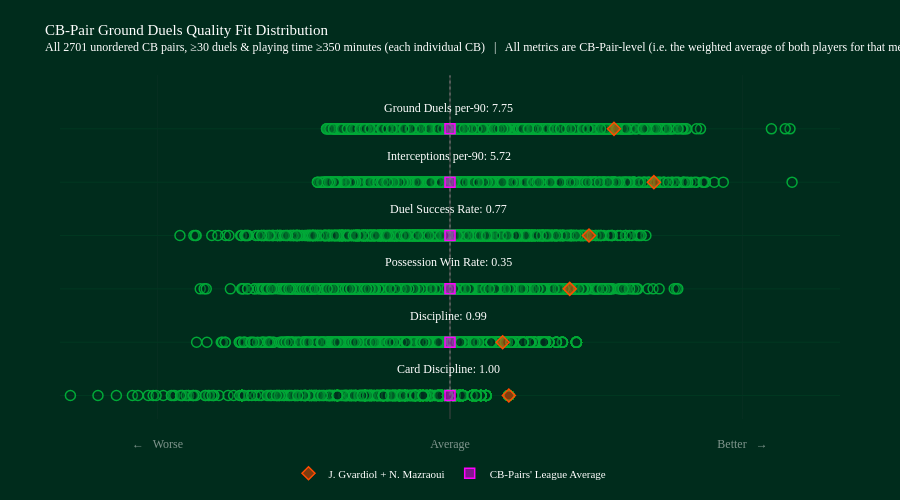

Here is the notebook cell this chart was saved with:
### Markdown cell above
### Visual Compatibility Check (`DistributionPlot` from `visual_Sandbox.py`)

This cell uses pair z-metrics and maps annotation labels to pair raw values to confirm compatibility with the `DistributionPlot` interface.

### Code cell
import sys
sys.path.append(str(pathlib.Path().resolve().parents[0]))
from classes.visual_Sandbox import DistributionPlot

pair_metric_labels = {
    "z_card_discipline": "Card Discipline",
    "z_discipline": "Discipline",
    "z_possession_win_rate": "Possession Win Rate",
    "z_duel_success_rate": "Duel Success Rate",
    "z_interceptions_per90": "Interceptions per-90",
    "z_duels_per90": "Ground Duels per-90",
}

pair_metric_value_columns = {
    "z_card_discipline": "card_discipline",
    "z_discipline": "discipline",
    "z_possession_win_rate": "possession_win_rate",
    "z_duel_success_rate": "duel_success_rate",
    "z_interceptions_per90": "interceptions_per90",
    "z_duels_per90": "duels_per90",
}

plot_metric_cols = [
    "z_card_discipline",
    "z_discipline",
    "z_possession_win_rate",
    "z_duel_success_rate",
    "z_interceptions_per90",
    "z_duels_per90",
]



plot_df_pairs = df_ground_duel_pairs.copy()

dist_plot_pairs = DistributionPlot(
    columns=plot_metric_cols,
    labels=["←   Worse", "Average", "Better   →"],
    quality_metric_labels=pair_metric_labels,
    quality_metric_value_columns=pair_metric_value_columns,
)

dist_plot_pairs.add_title(
    title="CB-Pair Ground Duels Quality Fit Distribution",
    subtitle=f"All {len(plot_df_pairs)} unordered CB pairs, ≥{min_num_duels_involved_in_threshold} duels & playing time ≥{min_minutes_played_threshold} minutes (each individual CB)   |   All metrics are CB-Pair-level (i.e. the weighted average of both players for that metric)"
)


# Create hover payload by z-scored metric, containing the raw metric value and the z-score for that metric, to be used in the distribution plot hover annotations/tooltips
# this allows us to show both the z-score and the actual metric value in the hover tooltip for each CB-Pair, providing more context and interpretability to the distribution plot.

hover_payload_suffix = "_hover_payload"
hover_string = "%{customdata[0]} = %{customdata[1]:.2f}<br>Respective Z-score = %{customdata[2]:.2f}"

for metric in plot_metric_cols:
    raw_pair_level_metric = pair_metric_value_columns.get(
        metric,
        Quality_Metric_label_Value_displayed.get(metric, metric.replace("z_", "", 1)),
    )
    pair_level_metric_label = pair_metric_labels.get(
        metric,
        Quality_Metric_labels.get(metric, metric),
    )

    raw_values = pd.to_numeric(
        plot_df_pairs.get(
            raw_pair_level_metric,
            pd.Series(float("nan"), index=plot_df_pairs.index),
        ),
        errors="coerce",
    )
    z_values = pd.to_numeric(plot_df_pairs[metric], errors="coerce")

    plot_df_pairs[f"{metric}{hover_payload_suffix}"] = list(
        zip(
            [pair_level_metric_label] * len(plot_df_pairs),
            raw_values,
            z_values,
        )
    )



# Add all CB-Pairs as group data (background distribution)
dist_plot_pairs.add_group_data(
    df_plot=plot_df_pairs,
    plots="",  # No suffix needed since columns are already z-scores
    names=plot_df_pairs["pair_name"],
    legend="All pairs",
    hover=hover_payload_suffix,
    hover_string=hover_string
)

# Highlight the top-ranked CB-Pair
best_pair = plot_df_pairs.sort_values("CB_pair_fit_z_score", ascending=False).iloc[0]
dist_plot_pairs.add_data_point(
    ser_plot=best_pair,
    plots="",
    name=best_pair["pair_name"],
    hover=hover_payload_suffix,
    hover_string=hover_string,
    add_annotations=True
)



# Calculate CB-Pairs' cohort averages (raw metric values & z-scores)
cb_pairs_avg_raw_metrics = pd.Series(
    {
        raw_col: pd.to_numeric(plot_df_pairs[raw_col], errors="coerce").mean()
        for raw_col in pair_metric_value_columns.values()
        if raw_col in plot_df_pairs.columns
    }
)
cb_pairs_avg_z_scores = pd.Series(
    {
        z_col: pd.to_numeric(plot_df_pairs[z_col], errors="coerce").mean()
        for z_col in plot_metric_cols
    }
)

CB_pairs_averages_summary = pd.DataFrame(
    {
        "metric": plot_metric_cols,
        "avg_metric_value": [
            cb_pairs_avg_raw_metrics.get(pair_metric_value_columns.get(m, m.replace("z_", "", 1)), float("nan"))
            for m in plot_metric_cols
        ],
        "avg_z_score": [cb_pairs_avg_z_scores.get(m, float("nan")) for m in plot_metric_cols],
    }
)


# Add CB-Pairs' cohort average as a distinct data point (using averaged z-scores for x-axis position, and raw metric values for hover annotation)
CB_pairs_average_point = cb_pairs_avg_z_scores.copy()
for metric in plot_metric_cols:
    raw_pair_level_metric = pair_metric_value_columns.get(metric, metric.replace("z_", "", 1))
    pair_level_metric_label = pair_metric_labels.get(metric, metric)

    CB_pairs_average_point[raw_pair_level_metric] = cb_pairs_avg_raw_metrics.get(raw_pair_level_metric, float("nan"))
    CB_pairs_average_point[f"{metric}{hover_payload_suffix}"] = [
        pair_level_metric_label,
        CB_pairs_average_point.get(raw_pair_level_metric, float("nan")),
        CB_pairs_average_point.get(metric, float("nan")),
    ]

CB_pairs_average_point["pair_name"] = "CB-Pairs' League Average"

dist_plot_pairs.add_data_point(
    ser_plot=CB_pairs_average_point,
    plots="",
    name="CB-Pairs' League Average",
    hover=hover_payload_suffix,
    hover_string=hover_string,
    add_annotations=False,
)


dist_plot_pairs.fig.show()

### Figure 1 — Plotly figure (JSON) as saved in the notebook; plotly's stock layout.template omitted (floating-point values rounded to 4 significant figures; data arrays with more than 128 entries replaced by an {"elided": "..."} marker saying what was removed)
{"data": [{"customdata": {"elided": "2701x3 mixed values"}, "hovertemplate": "%{text}<br>%{customdata[0]} = %{customdata[1]:.2f}<br>Respective Z-score = %{customdata[2]:.2f}<extra></extra>", "marker": {"color": "rgba(0, 44, 28, 0.2)", "line": {"color": "rgba(0, 169, 56, 1)", "width": 1.5}, "size": 10}, "mode": "markers", "showlegend": false, "text": {"elided": "2701 str values"}, "type": "scatter", "x": {"elided": "2701 float values"}, "y": {"elided": "2701 int values"}}, {"customdata": {"elided": "2701x3 mixed values"}, "hovertemplate": "%{text}<br>%{customdata[0]} = %{customdata[1]:.2f}<br>Respective Z-score = %{customdata[2]:.2f}<extra></extra>", "marker": {"color": "rgba(0, 44, 28, 0.2)", "line": {"color": "rgba(0, 169, 56, 1)", "width": 1.5}, "size": 10}, "mode": "markers", "showlegend": false, "text": {"elided": "2701 str values"}, "type": "scatter", "x": {"elided": "2701 float values"}, "y": {"elided": "2701 int values"}}, {"customdata": {"elided": "2701x3 mixed values"}, "hovertemplate": "%{text}<br>%{customdata[0]} = %{customdata[1]:.2f}<br>Respective Z-score = %{customdata[2]:.2f}<extra></extra>", "marker": {"color": "rgba(0, 44, 28, 0.2)", "line": {"color": "rgba(0, 169, 56, 1)", "width": 1.5}, "size": 10}, "mode": "markers", "showlegend": false, "text": {"elided": "2701 str values"}, "type": "scatter", "x": {"elided": "2701 float values"}, "y": {"elided": "2701 int values"}}, {"customdata": {"elided": "2701x3 mixed values"}, "hovertemplate": "%{text}<br>%{customdata[0]} = %{customdata[1]:.2f}<br>Respective Z-score = %{customdata[2]:.2f}<extra></extra>", "marker": {"color": "rgba(0, 44, 28, 0.2)", "line": {"color": "rgba(0, 169, 56, 1)", "width": 1.5}, "size": 10}, "mode": "markers", "showlegend": false, "text": {"elided": "2701 str values"}, "type": "scatter", "x": {"elided": "2701 float values"}, "y": {"elided": "2701 int values"}}, {"customdata": {"elided": "2701x3 mixed values"}, "hovertemplate": "%{text}<br>%{customdata[0]} = %{customdata[1]:.2f}<br>Respective Z-score = %{customdata[2]:.2f}<extra></extra>", "marker": {"color": "rgba(0, 44, 28, 0.2)", "line": {"color": "rgba(0, 169, 56, 1)", "width": 1.5}, "size": 10}, "mode": "markers", "showlegend": false, "text": {"elided": "2701 str values"}, "type": "scatter", "x": {"elided": "2701 float values"}, "y": {"elided": "2701 int values"}}, {"customdata": {"elided": "2701x3 mixed values"}, "hovertemplate": "%{text}<br>%{customdata[0]} = %{customdata[1]:.2f}<br>Respective Z-score = %{customdata[2]:.2f}<extra></extra>", "marker": {"color": "rgba(0, 44, 28, 0.2)", "line": {"color": "rgba(0, 169, 56, 1)", "width": 1.5}, "size": 10}, "mode": "markers", "showlegend": false, "text": {"elided": "2701 str values"}, "type": "scatter", "x": {"elided": "2701 float values"}, "y": {"elided": "2701 int values"}}, {"customdata": [["Card Discipline", 1, 0.6036]], "hovertemplate": "%{text}<br>%{customdata[0]} = %{customdata[1]:.2f}<br>Respective Z-score = %{customdata[2]:.2f}<extra></extra>", "marker": {"color": "rgba(255, 75, 0, 0.5)", "line": {"color": "rgba(255, 75, 0, 1)", "width": 1.5}, "size": 10, "symbol": "diamond"}, "mode": "markers", "name": "J. Gvardiol + N. Mazraoui", "showlegend": true, "text": ["J. Gvardiol + N. Mazraoui"], "type": "scatter", "x": [0.6036], "y": [0]}, {"customdata": [["Discipline", 0.9856, 0.5402]], "hovertemplate": "%{text}<br>%{customdata[0]} = %{customdata[1]:.2f}<br>Respective Z-score = %{customdata[2]:.2f}<extra></extra>", "marker": {"color": "rgba(255, 75, 0, 0.5)", "line": {"color": "rgba(255, 75, 0, 1)", "width": 1.5}, "size": 10, "symbol": "diamond"}, "mode": "markers", "name": "J. Gvardiol + N. Mazraoui", "showlegend": false, "text": ["J. Gvardiol + N. Mazraoui"], "type": "scatter", "x": [0.5402], "y": [1]}, {"customdata": [["Possession Win Rate", 0.3547, 1.228]], "hovertemplate": "%{text}<br>%{customdata[0]} = %{customdata[1]:.2f}<br>Respective Z-score = %{customdata[2]:.2f}<extra></extra>", "marker": {"color": "rgba(255, 75, 0, 0.5)", "line": {"color": "rgba(255, 75, 0, 1)", "width": 1.5}, "size": 10, "symbol": "diamond"}, "mode": "markers", "name": "J. Gvardiol + N. Mazraoui", "showlegend": false, "text": ["J. Gvardiol + N. Mazraoui"], "type": "scatter", "x": [1.228], "y": [2]}, {"customdata": [["Duel Success Rate", 0.7677, 1.426]], "hovertemplate": "%{text}<br>%{customdata[0]} = %{customdata[1]:.2f}<br>Respective Z-score = %{customdata[2]:.2f}<extra></extra>", "marker": {"color": "rgba(255, 75, 0, 0.5)", "line": {"color": "rgba(255, 75, 0, 1)", "width": 1.5}, "size": 10, "symbol": "diamond"}, "mode": "markers", "name": "J. Gvardiol + N. Mazraoui", "showlegend": false, "text": ["J. Gvardiol + N. Mazraoui"], "type": "scatter", "x": [1.426], "y": [3]}, {"customdata": [["Interceptions per-90", 5.717, 2.091]], "hovertemplate": "%{text}<br>%{customdata[0]} = %{customdata[1]:.2f}<br>Respective Z-score = %{customdata[2]:.2f}<extra></extra>", "marker": {"color": "rgba(255, 75, 0, 0.5)", "line": {"color": "rgba(255, 75, 0, 1)", "width": 1.5}, "size": 10, "symbol": "diamond"}, "mode": "markers", "name": "J. Gvardiol + N. Mazraoui", "showlegend": false, "text": ["J. Gvardiol + N. Mazraoui"], "type": "scatter", "x": [2.091], "y": [4]}, {"customdata": [["Ground Duels per-90", 7.752, 1.682]], "hovertemplate": "%{text}<br>%{customdata[0]} = %{customdata[1]:.2f}<br>Respective Z-score = %{customdata[2]:.2f}<extra></extra>", "marker": {"color": "rgba(255, 75, 0, 0.5)", "line": {"color": "rgba(255, 75, 0, 1)", "width": 1.5}, "size": 10, "symbol": "diamond"}, "mode": "markers", "name": "J. Gvardiol + N. Mazraoui", "showlegend": false, "text": ["J. Gvardiol + N. Mazraoui"], "type": "scatter", "x": [1.682], "y": [5]}, {"customdata": [["Card Discipline", 0.9943, -7.155e-15]], "hovertemplate": "%{text}<br>%{customdata[0]} = %{customdata[1]:.2f}<br>Respective Z-score = %{customdata[2]:.2f}<extra></extra>", "marker": {"color": "rgba(255, 0, 255, 0.5)", "line": {"color": "rgba(255, 0, 255, 1)", "width": 1.5}, "size": 10, "symbol": "square"}, "mode": "markers", "name": "CB-Pairs' League Average", "showlegend": true, "text": ["CB-Pairs' League Average"], "type": "scatter", "x": [-7.155e-15], "y": [0]}, {"customdata": [["Discipline", 0.9753, -5.661e-15]], "hovertemplate": "%{text}<br>%{customdata[0]} = %{customdata[1]:.2f}<br>Respective Z-score = %{customdata[2]:.2f}<extra></extra>", "marker": {"color": "rgba(255, 0, 255, 0.5)", "line": {"color": "rgba(255, 0, 255, 1)", "width": 1.5}, "size": 10, "symbol": "square"}, "mode": "markers", "name": "CB-Pairs' League Average", "showlegend": false, "text": ["CB-Pairs' League Average"], "type": "scatter", "x": [-5.661e-15], "y": [1]}, {"customdata": [["Possession Win Rate", 0.2719, 3.788e-16]], "hovertemplate": "%{text}<br>%{customdata[0]} = %{customdata[1]:.2f}<br>Respective Z-score = %{customdata[2]:.2f}<extra></extra>", "marker": {"color": "rgba(255, 0, 255, 0.5)", "line": {"color": "rgba(255, 0, 255, 1)", "width": 1.5}, "size": 10, "symbol": "square"}, "mode": "markers", "name": "CB-Pairs' League Average", "showlegend": false, "text": ["CB-Pairs' League Average"], "type": "scatter", "x": [3.788e-16], "y": [2]}, {"customdata": [["Duel Success Rate", 0.6687, 2.105e-16]], "hovertemplate": "%{text}<br>%{customdata[0]} = %{customdata[1]:.2f}<br>Respective Z-score = %{customdata[2]:.2f}<extra></extra>", "marker": {"color": "rgba(255, 0, 255, 0.5)", "line": {"color": "rgba(255, 0, 255, 1)", "width": 1.5}, "size": 10, "symbol": "square"}, "mode": "markers", "name": "CB-Pairs' League Average", "showlegend": false, "text": ["CB-Pairs' League Average"], "type": "scatter", "x": [2.105e-16], "y": [3]}, {"customdata": [["Interceptions per-90", 3.391, 1.473e-16]], "hovertemplate": "%{text}<br>%{customdata[0]} = %{customdata[1]:.2f}<br>Respective Z-score = %{customdata[2]:.2f}<extra></extra>", "marker": {"color": "rgba(255, 0, 255, 0.5)", "line": {"color": "rgba(255, 0, 255, 1)", "width": 1.5}, "size": 10, "symbol": "square"}, "mode": "markers", "name": "CB-Pairs' League Average", "showlegend": false, "text": ["CB-Pairs' League Average"], "type": "scatter", "x": [1.473e-16], "y": [4]}, {"customdata": [["Ground Duels per-90", 5.069, 8.418e-17]], "hovertemplate": "%{text}<br>%{customdata[0]} = %{customdata[1]:.2f}<br>Respective Z-score = %{customdata[2]:.2f}<extra></extra>", "marker": {"color": "rgba(255, 0, 255, 0.5)", "line": {"color": "rgba(255, 0, 255, 1)", "width": 1.5}, "size": 10, "symbol": "square"}, "mode": "markers", "name": "CB-Pairs' League Average", "showlegend": false, "text": ["CB-Pairs' League Average"], "type": "scatter", "x": [8.418e-17], "y": [5]}], "layout": {"annotations": [{"font": {"color": "rgba(255, 255, 255, 1)", "family": "Gilroy-Light", "size": 12}, "showarrow": false, "text": "<span style=''>Card Discipline: 1.00 </span>", "x": 0, "xanchor": "center", "y": 0.5, "yanchor": "middle"}, {"font": {"color": "rgba(255, 255, 255, 1)", "family": "Gilroy-Light", "size": 12}, "showarrow": false, "text": "<span style=''>Discipline: 0.99 </span>", "x": 0, "xanchor": "center", "y": 1.5, "yanchor": "middle"}, {"font": {"color": "rgba(255, 255, 255, 1)", "family": "Gilroy-Light", "size": 12}, "showarrow": false, "text": "<span style=''>Possession Win Rate: 0.35 </span>", "x": 0, "xanchor": "center", "y": 2.5, "yanchor": "middle"}, {"font": {"color": "rgba(255, 255, 255, 1)", "family": "Gilroy-Light", "size": 12}, "showarrow": false, "text": "<span style=''>Duel Success Rate: 0.77 </span>", "x": 0, "xanchor": "center", "y": 3.5, "yanchor": "middle"}, {"font": {"color": "rgba(255, 255, 255, 1)", "family": "Gilroy-Light", "size": 12}, "showarrow": false, "text": "<span style=''>Interceptions per-90: 5.72 </span>", "x": 0, "xanchor": "center", "y": 4.5, "yanchor": "middle"}, {"font": {"color": "rgba(255, 255, 255, 1)", "family": "Gilroy-Light", "size": 12}, "showarrow": false, "text": "<span style=''>Ground Duels per-90: 7.75 </span>", "x": 0, "xanchor": "center", "y": 5.4, "yanchor": "middle"}], "autosize": true, "height": 500, "legend": {"font": {"color": "rgba(255, 255, 255, 1)", "family": "Gilroy-Light", "size": 11}, "itemclick": false, "itemdoubleclick": false, "orientation": "h", "valign": "middle", "x": 0.5, "xanchor": "center", "y": -0.2, "yanchor": "bottom"}, "margin": {"b": 70, "l": 60, "pad": 16, "r": 60, "t": 75}, "paper_bgcolor": "rgba(0, 44, 28, 1)", "plot_bgcolor": "rgba(0, 44, 28, 1)", "shapes": [{"line": {"color": "gray", "dash": "dot", "width": 1}, "type": "line", "x0": 0, "x1": 0, "y0": 0, "y1": 6}], "title": {"font": {"color": "rgba(255, 255, 255, 1)", "family": "Gilroy-Medium", "size": 12}, "text": "<span style='font-size: 15.0px'>CB-Pair Ground Duels Quality Fit Distribution</span><br>All 2701 unordered CB pairs, ≥30 duels & playing time ≥350 minutes (each individual CB)   |   All metrics are CB-Pair-level (i.e. the weighted average of both players for that metric)", "x": 0.05, "xanchor": "left", "y": 0.93, "yanchor": "top"}, "xaxis": {"fixedrange": true, "range": [-4, 4], "tickfont": {"color": "rgba(255, 255, 255, 0.5)", "family": "Gilroy-Light", "size": 12}, "tickmode": "array", "ticktext": ["←   Worse", "Average", "Better   →"], "tickvals": [-3, 0, 3]}, "yaxis": {"fixedrange": true, "gridcolor": "rgba(0, 56, 33, 1)", "showticklabels": false, "zerolinecolor": "rgba(0, 56, 33, 1)"}}}
